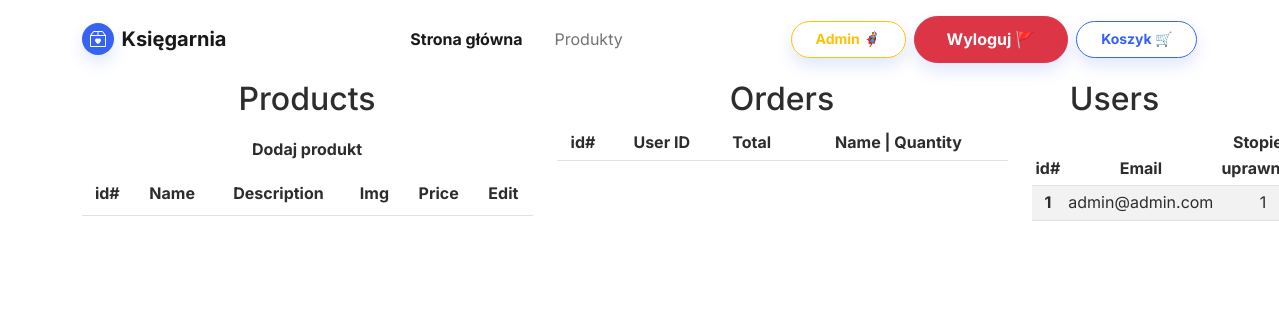
Page /admin_page.php (signed in) on the earlier database version.
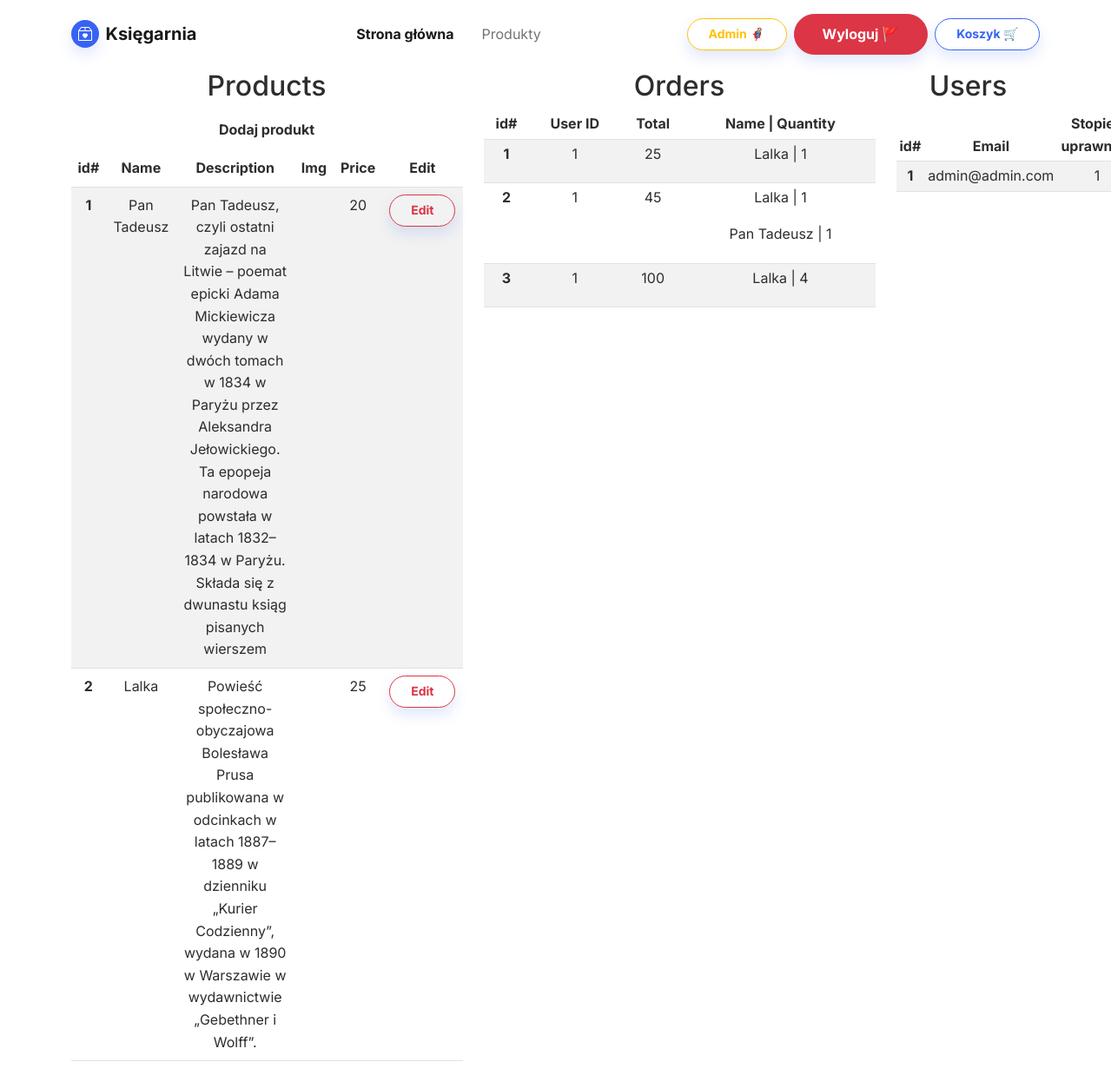
Same page on the later database version.
### tables this page shows
CREATE TABLE `users` (
  `id` int(11) NOT NULL,
  `email` varchar(70) NOT NULL,
  `password` text NOT NULL,
  `permissions` int(11) NOT NULL DEFAULT 0
);

CREATE TABLE `products` (
  `id` int(11) NOT NULL,
  `name` varchar(100) NOT NULL,
  `description` varchar(250) NOT NULL,
  `img` varchar(100) NOT NULL,
  `price` int(11) NOT NULL
);

CREATE TABLE `orders` (
  `id` int(11) NOT NULL,
  `idUser` int(11) NOT NULL,
  `total` int(11) NOT NULL,
  `orderDate` date NOT NULL
);

CREATE TABLE `orderdetail` (
  `id` int(11) NOT NULL,
  `idOrder` int(11) NOT NULL,
  `idProduct` int(11) NOT NULL,
  `quantity` int(11) NOT NULL
);

### admin_page.php (the view, shortened to what this page needs)
<!DOCTYPE html>
<html lang="en">
<head>
    <link rel="stylesheet" href="assets/bootstrap/css/bootstrap.min.css">
</head>
<body>
    <?php require_once 'navbar.php'; ?>
    <div class="container text-center">
        <div class="row">
            <div class="col col-md-5">
                <h2>Products</h2>
                <table class="table table-striped table-hover">
                    <thead>
                        <tr>
                            <th scope="col">id#</th>
                            <th scope="col">Name</th>
                            <th scope="col">Description</th>
                            <th scope="col">Img</th>
                            <th scope="col">Price</th>
                            <th scope="col">Edit</th>
                        </tr>
                    </thead>
                    <tbody>
                        <?php
                        require_once "database_connect.php";
                        function getProducts($connection)
                        {
                            $products = array();
                            $sql = "SELECT * FROM products";
                            $result = $connection->query($sql);
                            if ($result->num_rows > 0) {
                                while ($row = $result->fetch_assoc()) {
                                    $products[] = $row;
                                }
                            }
                            return $products;
                        }
                        foreach (getProducts($connection) as $product) {
                            echo
                            '<tr>
                                <th scope="row">' . $product['id'] . '</th>
                                    <td>' . $product['name'] . '</td>
                                    <td>' . $product['description'] . '</td>
                                    <td>' . $product['img'] . '</td>
                                    <td>' . $product['price'] . '</td>
                                    <td><a class="btn btn-outline-danger shadow btn-sm" role="button" href="edit_product.php?id=' . $product['id'] . '">Edit</a>
                                </tr>';
                        }
                        ?>
                        <tr><a class="btn" href="add_product.php">Dodaj produkt</a></tr>
                    </tbody>
                </table>
            </div>
            <div class="col col-md-5">
                <h2>Orders</h2>
                <table class="table table-striped table-hover table-sm">
                    <thead>
                        <tr>
                            <th scope="col">id#</th>
                            <th scope="col">User ID</th>
                            <th scope="col">Total</th>
                            <th scope="col">Name | Quantity</th>
                        </tr>
                    </thead>
                    <tbody>
                        <?php
                        require_once "database_connect.php";
                        function getOrders($connection)
                        {
                            $orders = array();
                            $sql = "SELECT * FROM orders";
                            $result = $connection->query($sql);
                            if ($result->num_rows > 0) {
                                while ($row = $result->fetch_assoc()) {
                                    $orders[] = $row;
                                }
                            }
                            return $orders;
                        }
                        function getOrdersDetail($connection)
                        {
                            $ordersD = array();
                            $sql = "SELECT products.name AS productName, orderdetail.quantity AS quantity, orderdetail.idOrder FROM `products`, `orderdetail` WHERE products.id=orderdetail.idProduct";
                            $result = $connection->query($sql);
                            if ($result->num_rows > 0) {
                                while ($row = $result->fetch_assoc()) {
                                    $ordersD[] = $row;
                                }
                            }
                            return $ordersD;
                        }
                        foreach (getOrders($connection) as $order) {
                            echo '
                            <tr>
                                <th scope="row">' . $order['id'] . '</th>
                                <td>' . $order['idUser'] . '</td>
                                <td>' . $order['total'] . '</td>
                                <td>';
                            foreach (getOrdersDetail($connection) as $orderD) {
                                if ($order['id'] == $orderD['idOrder']) {
                                    echo '
                                    <p>' . $orderD['productName'] . ' | ' . $orderD['quantity'] . '</p>';
                                }
                            }
                            echo '
                                </td>
                            </tr>';
                        }
                        ?>
                    </tbody>
                </table>
            </div>
            <div class="col col-md-2">
                <h2>Users</h2>
                <table class="table table-striped table-hover table-sm">
                    <thead>
                        <tr>
                            <th scope="col">id#</th>
                            <th scope="col">Email</th>
                            <th scope="col">Stopień uprawnień</th>
                        </tr>
                    </thead>
                    <tbody>
                        <?php
                        require_once "database_connect.php";
                        function getUsers($connection)
                        {
                            $products = array();
                            $sql = "SELECT * FROM users";
                            $result = $connection->query($sql);
                            if ($result->num_rows > 0) {
                                while ($row = $result->fetch_assoc()) {
                                    $products[] = $row;
                                }
                            }
                            return $products;
                        }
                        foreach (getUsers($connection) as $user) {
                            echo
                            '<tr>
                                    <th scope="row">' . $user['id'] . '</th>
                                    <td>' . $user['email'] . '</td>
                                    <td>' . $user['permissions'] . '</td>
                                </tr>';
                        }
                        ?>
                    </tbody>
                </table>
            </div>
        </div>
    </div>
</body>
</html>

### navbar.php (shortened to what this page needs)
<nav class="navbar navbar-light navbar-expand-md sticky-top navbar-shrink py-3" id="mainNav">
    <div class="container"><a class="navbar-brand d-flex align-items-center" href="index.php"><span class="bs-icon-sm bs-icon-circle bs-icon-primary shadow d-flex justify-content-center align-items-center me-2 bs-icon">
                </span><span>Księgarnia</span></a>
        <div class="collapse navbar-collapse" id="navcol-1">
            <ul class="navbar-nav mx-auto">
                <li class="nav-item"><a class="nav-link active" href="index.php">Strona główna</a></li>
                <li class="nav-item"><a class="nav-link" href="products_page.php">Produkty</a></li>
            </ul>
            <?php
            if (isset($_SESSION['permissions']) && $_SESSION['permissions'] == 1) {
                echo '<a class="btn btn-outline-warning shadow me-2 btn-sm" role="button" href="admin_page.php">Admin 🦸‍♂️</a>';
            }
            if (isset($_SESSION['logged_flag']) && $_SESSION['logged_flag'] == true) {
                echo '<a class="btn btn-danger shadow" role="button" href="logout_script.php">Wyloguj 🚩</a>';
                echo '<a class="btn btn-outline-primary shadow ms-2 btn-sm" role="button" href="cart_page.php">Koszyk 🛒</a>';
            } else {
                echo '<a class="btn btn-primary shadow" role="button" href="login_page.php">Zaloguj się</a>';
            }
            ?>
        </div>
    </div>
</nav>

Differences in the rows shown:
added products: id "1", name "Pan Tadeusz", description "Pan Tadeusz, czyli ostatni zajazd na Litwie – poemat epicki Adama Mickiewicza wydany w dwóch tomach w 1834 w Paryżu przez Aleksandra Jełowickiego. Ta epopeja narodowa powstała w latach 1832–1834 w Paryżu. Składa się z dwunastu ksiąg pisanych wierszem", price "20"
added products: id "2", name "Lalka", description "Powieść społeczno-obyczajowa Bolesława Prusa publikowana w odcinkach w latach 1887–1889 w dzienniku „Kurier Codzienny”, wydana w 1890 w Warszawie w wydawnictwie „Gebethner i Wolff”.", price "25"
added orders: id "1", idUser "1", total "25"
added orderdetail: idProduct.name "Lalka", quantity "1"
added orders: id "2", idUser "1", total "45"
added orderdetail: idProduct.name "Lalka", quantity "1", shown under "2"
added orderdetail: idProduct.name "Pan Tadeusz", quantity "1", shown under "2"
added orders: id "3", idUser "1", total "100"
added orderdetail: idProduct.name "Lalka", quantity "4", shown under "3"
